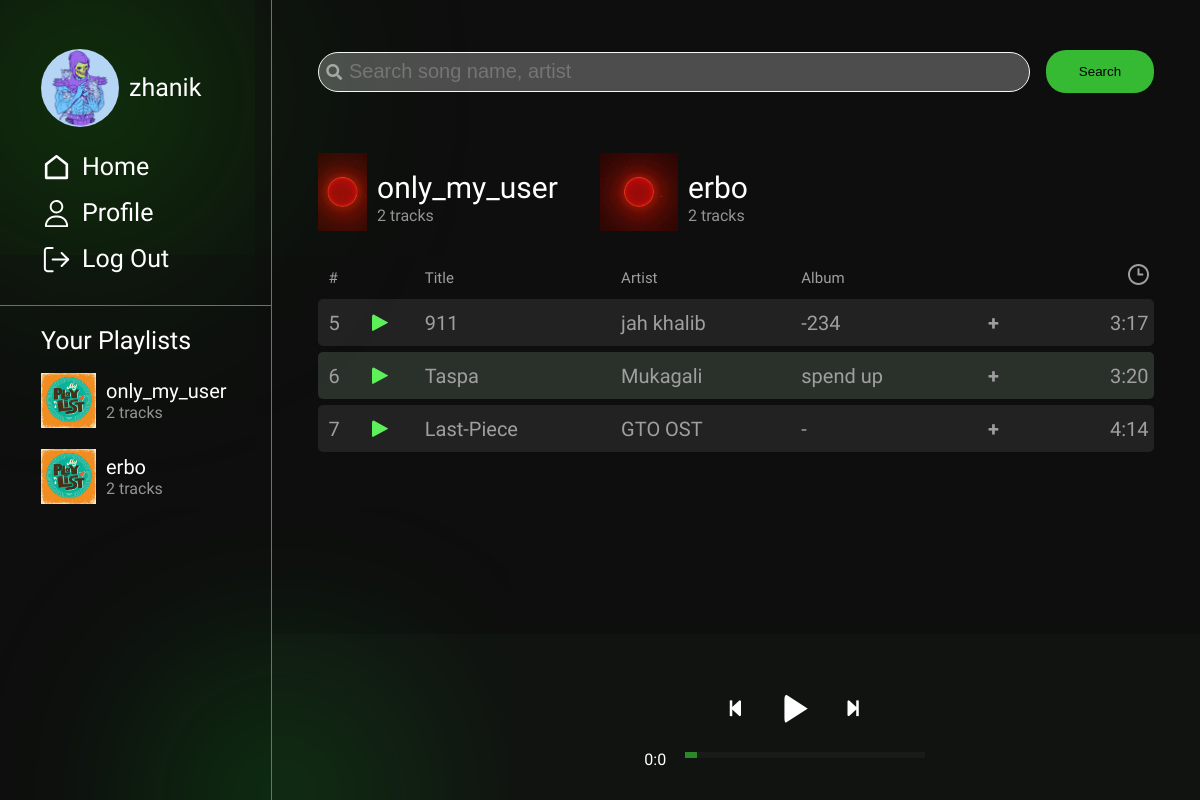
/ (signed in), run on the app's committed database.
### tyndama/models.py (models this page shows, shortened)
class Playlist(models.Model):
    name = models.CharField(max_length=255)
    user = models.ForeignKey(User, on_delete=models.CASCADE, related_name='playlists')
    songs = models.ManyToManyField(Music)
    def get_num_of_tracks(self):
        arr = []
        for i in self.songs.iterator():
            arr.append(i)
        return len(arr)

class Music(models.Model):
    song_id = models.AutoField(primary_key=True)
    name = models.CharField(max_length=255)
    singer = models.CharField(max_length=255)
    tags = models.CharField(max_length=255)
    image = models.ImageField(upload_to='images_1')
    song = models.FileField(upload_to='images_1')
    album = models.CharField(max_length=255, default="-")
    time = models.CharField(max_length=50)

### tyndama/views.py (the view)
# urls.py: 2. Add a URL to urlpatterns:  path('', views.home, name='home')
@login_required(login_url=login)
def home(request):
    user = request.user
    print(user)
    music = Music.objects.all()
    playlist = Playlist.objects.filter(user=request.user)
    return render(request, 'tyndama/home.html', {'music': music, 'playlist': playlist})

### templates/tyndama/home.html (shortened to what this page needs)
<!doctype html>
{% load static %}
<html lang="en">
<head>
    <link rel="stylesheet" href="{% static 'tyndama/css/styles.css' %}">
    <link rel="stylesheet" href="https://cdnjs.cloudflare.com/ajax/libs/font-awesome/5.15.2/css/all.min.css"
/>
</head>
<body>
<div class="nav">
    <div class="info">
        <div class="profile-info">
            <div class="avatar" style="background-image: url('{% static 'tyndama/img/g9DlTPEgG_s.jpg' %}');"></div>
            <h4 class="name">{{ user.username }}</h4>
        </div>
        <div class="buttons">
            <a href="{% url 'home' %}">
                <img src="{% static 'tyndama/img/home.svg' %}" alt="">
                <span>Home</span>
            </a>
            <a href="">
                <img src="{% static 'tyndama/img/profile.svg' %}" alt="">
                <span>Profile</span>
            </a>
            <a href="{% url 'logout' %}">
                <img src="{% static 'tyndama/img/logout.svg' %}" alt="">
                <span>Log Out</span>
            </a>
        </div>
    </div>
    <div class="playlists">
        <h4>Your Playlists</h4>
        {% for i in playlist %}
            <a class="playlist" href="{% url 'playlist' playlist_id=i.id %}">
                <div class="img-wrapper"
                     style="background-image: url('{% static 'tyndama/img/playlist_wallpaper.png' %}')"></div>
                <div class="playlist-info">
                    <p class="title">{{ i.name }}</p>
                    <p class="num-of-tracks">{{ i.get_num_of_tracks }} tracks</p>
                </div>
            </a>
        {% endfor %}
    </div>
</div>
<div class="content">
    <div class="top-block">
        <div class="search">
            <form>
                <input type="search" class="search-input" placeholder="Search song name, artist"
                       aria-label="search vault">
                <i class="fas fa-search search-icon" aria-hidden="true"></i>
                <button type="submit" class="search-button">Search</button>
            </form>
        </div>
        <div class="all-playlists">
            {% for item in playlist %}
                <a href="{% url 'playlist' playlist_id=item.id %}" class="all-playlists-item mr">
                    <div class="img-wrapper big"
                         style="background-image: url('{% static 'tyndama/img/PKQqPbaUp6s.jpg' %}')"></div>
                    <div class="playlist-info mr">
                        <p class="big-title">{{ item.name }}</p>
                        <p class="big-num-of-tracks">{{ item.get_num_of_tracks }} tracks</p>
                    </div>
                </a>
            {% endfor %}
        </div>
    </div>
    <div class="mid-block">
        <div class="wrapper-table">
            <table id="playlist" class="no-select">
                <thead>
                <th>#</th>
                <th></th>
                <th>Title</th>
                <th>Artist</th>
                <th>Album</th>
                <th></th>
                <th>
                    <img src="{% static 'tyndama/img/clock.svg' %}" alt="time">
                </th>
                </thead>
                <tbody>
                {% for i in music %}
                    <tr>
                        <td>{{ i.song_id }}</td>
                        <td>
                            <div onload="save('{{ i.song }}', {{ i.song_id }}, '{{ i.name }}', '{{ i.singer }}', '{{ i.image }}')"
                                 onclick="startPlay('{{ i.song }}', {{ i.song_id }}, '{{ i.name }}', '{{ i.singer }}', '{{ i.image }}' )"
                                 class="inline-toggle-play pause" id="{{ i.song_id }}">
                                <span></span>
                            </div>
                        </td>
                        <td>{{ i.name }}</td>
                        <td>{{ i.singer }}</td>
                        <td>{{ i.album }}</td>
                        <td>
                            <div id="expand-button" class="expand-button" onclick="pop_up('expand{{ i.song_id }}')">+</div>
                        </td>
                        <td>{{ i.time }}</td>
                    </tr>
                {% endfor %}
                </tbody>
            </table>
        </div>
    </div>
    <div class="bottom-block">
        <div class="player">
            <div class="album-image"></div>
            <div class="control-panel">
                <div class="control">
                    <div class="btn btn-prev">
                        <i class="fas fa-step-backward"></i>
                    </div>
                    <div class="btn btn-toggle-play pause">
                        <span></span>
                    </div>
                    <div class="btn btn-next">
                        <i class="fas fa-step-forward"></i>
                    </div>
                </div>
                <div class="seek-bar">
                    <div class="times">
                        <div class="curr-time"></div>
                        <input id="progress" class="progress" type="range" value="0" step="1" min="0" max="100">
                    </div>
                </div>
            </div>
        </div>
    </div>
</div>
</body>
</html>

### data on the page
Playlist: name "only_my_user", get_num_of_tracks "2"
Playlist: name "erbo", get_num_of_tracks "2"
Music: song_id "5", name "911", singer "jah khalib", album "-234", time "3:17"
Music: song_id "6", name "Taspa", singer "Mukagali", album "spend up", time "3:20"
Music: song_id "7", name "Last-Piece", singer "GTO OST", album "-", time "4:14"

### other printed values
{{ user.username }} "zhanik"
